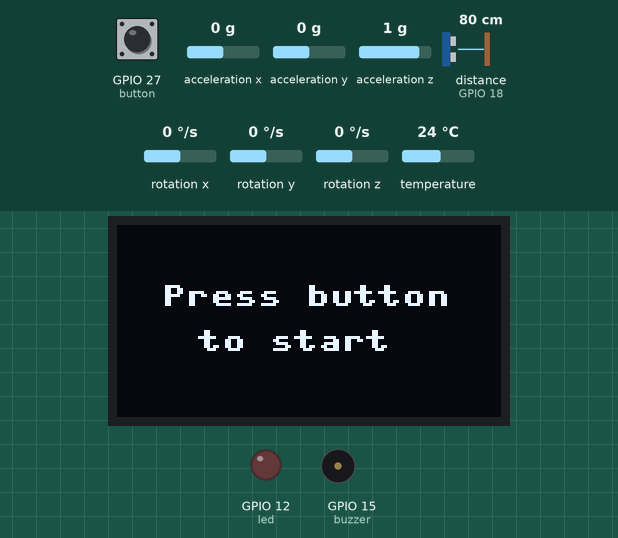
Recording of a program running on a simulated ESP32 board running MicroPython. Parts: 128×64 one-colour display, output pins drawn as LEDs (lit = HIGH), buzzer (waves = sounding). Wiring (from the project's diagram.json): red LED on GPIO 12, buzzer on GPIO 15, green button on GPIO 27. Inputs (shaded band) come from the test bench; at power-on: GPIO 27 (button) HIGH, acceleration y 0 g, acceleration x 0 g, acceleration z 1 g, distance to the obstacle (sensor on GPIO 18) 80 cm, rotation x 0 °/s, rotation y 0 °/s, rotation z 0 °/s, temperature 24 °C. The echo pulse lasts 58.3 µs per cm; library files of the repository ran but are not shown: stepper.py, mpu6050.py; pins used as bus, display or sensor lines are not drawn.

Above: at 1.2 s.
1.3 s: GPIO 27 (button) pulled LOW for 0.15 s
At 1.9 s:
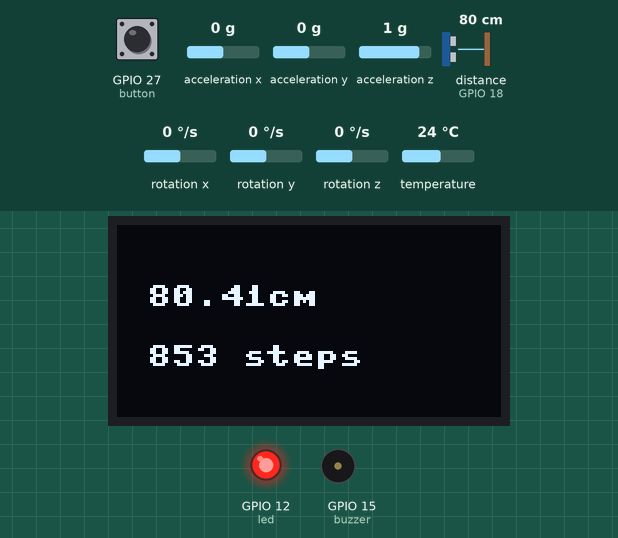
3.0 s: acceleration y set to -0.6 g
4.5 s: acceleration y set to -0.9 g
At 6.0 s:
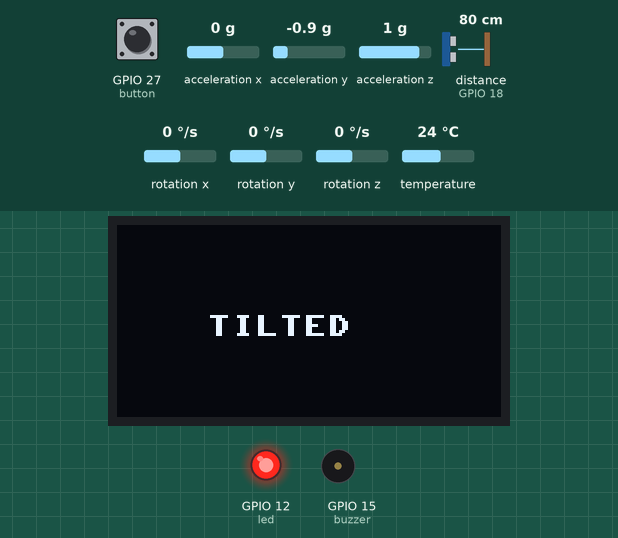
6.8 s: GPIO 27 (button) pulled LOW for 1 s
At 7.86 s:
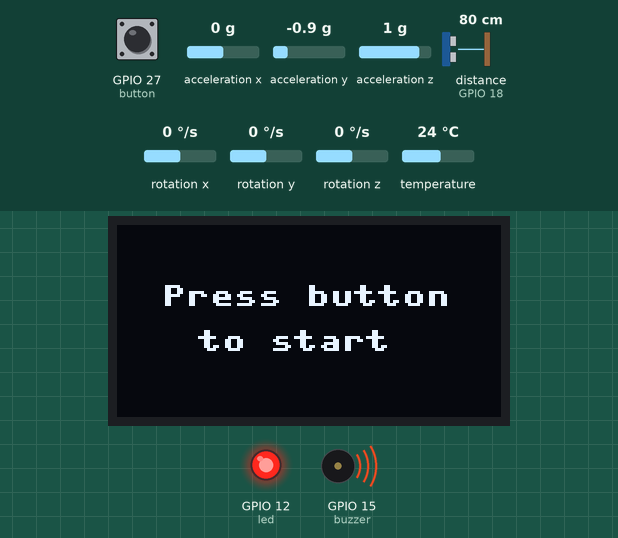
10.8 s: GPIO 27 (button) pulled LOW for 3.2 s
At 13.59 s:
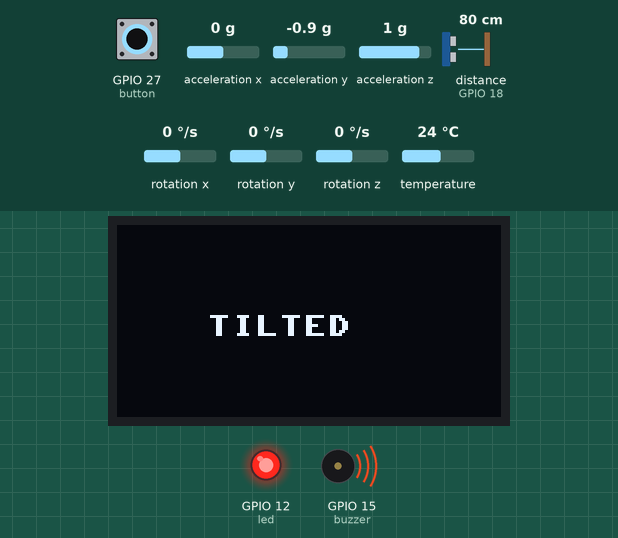
15.5 s: GPIO 27 (button) pulsed LOW 5 times (0.12 s each, 0.3 s apart)
At 19.6 s:
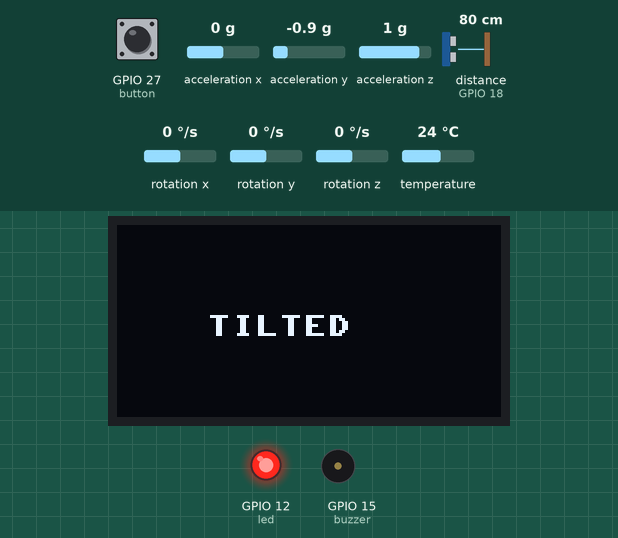
Timing chart, 0 to 22.7 s (numbered marks = the images above; inputs shaded):
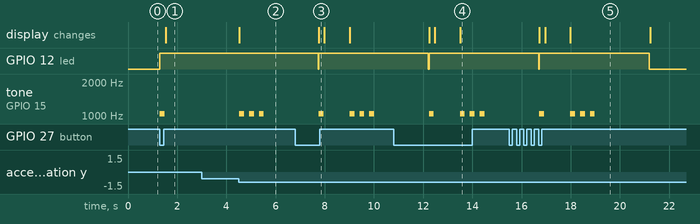

Measured:
- the behaviour switches between -0.7 and -0.8 g on acceleration y (found by bisection; images 1 and 2)
- after the input at 1.3 s, GPIO 12 (led): LOW → HIGH at once; tone on GPIO 15 (buzzer): silent → 1047 Hz at once, → silent 0.20 s later; the display: changes after 0.23 s (image 1)
- after the input at 3.0 s, every drawn part: stays the same
- after the input at 4.5 s, tone on GPIO 15 (buzzer): alternates 1047 Hz for 0.20 s and silent for 0.20 s, 6 changes in all, then stays silent, starting at once; the display: changes at once (image 2)
- after the input at 6.8 s, tone on GPIO 15 (buzzer): plays 1047 Hz for 0.20 s, 1047 Hz for 0.20 s, 1047 Hz for 0.20 s, 1047 Hz for 0.20 s, starting after 0.95 s
- after the input at 10.8 s, tone on GPIO 15 (buzzer): plays 1047 Hz for 0.20 s, 1047 Hz for 0.20 s, 1047 Hz for 0.20 s, 1047 Hz for 0.20 s, starting after 1.4 s; the display: first differs from a run without the input after 1.7 s (image 4 shows a later state)
- after the input at 15.5 s, tone on GPIO 15 (buzzer): plays 1047 Hz for 0.20 s, 1047 Hz for 0.20 s, 1047 Hz for 0.20 s, 1047 Hz for 0.20 s, starting after 1.2 s; the display: first differs from a run without the input after 1.5 s (image 5 shows a later state)

The program:

main.py
```python
"""
Sensor Robot Project
--------------------
A MicroPython project using ESP32 that integrates ultrasonic sensing,
stepper motor control, tilt detection via accelerometer, and OLED feedback.

Modules Used:
- Pin, I2C (machine)
- time
- buzzer, stepper, ultrasonic, oled, mpu6050 (custom classes)

Main Features:
- Start by button press
- Measure distance and move accordingly
- Detect tilt and handle emergency stop
- Provide visual and audio feedback
"""

from machine import Pin, I2C
from time import sleep
from buzzer import Buzzer
from stepper import Stepper
from ultrasonic import HCSR04
import oled
import mpu6050

# --- I2C setup for OLED and Accelerometer ---
i2c = I2C(0, scl=Pin(22), sda=Pin(21), freq=400000)

# --- Initialize I2C devices ---
mpu = mpu6050.accel(i2c)  # MPU6050 Accelerometer instance
oled_width = 128
oled_height = 64
oled = oled.SSD1306_I2C(oled_width, oled_height, i2c)  # OLED Display instance

# --- Initialize non-I2C devices ---
trigger_pin = 5
echo_pin = 18
ultrasonic = HCSR04(trigger_pin, echo_pin)  # Ultrasonic Distance Sensor

left_motor = Stepper([13])   # Left stepper motor (STEP pin D13)
right_motor = Stepper([19])  # Right stepper motor (STEP pin D19)

led = Pin(12, Pin.OUT)               # Status LED
button = Pin(27, Pin.IN, Pin.PULL_UP) # Start button with pull-up resistor
buzzer = Buzzer(15)                  # Buzzer for audio feedback

# --- Utility Functions ---
def wait_button_press():
    """Block execution until the button is pressed."""
    while button.value() == 1:
        pass  # Busy-wait loop

def get_steps_from_distance(distance_cm):
    """Convert distance in centimeters to number of steps."""
    steps_per_cm = 200 / (2 * 3.1416 * 3)  # Steps per cm based on motor configuration
    steps = int(distance_cm * steps_per_cm)
    return steps

# --- Main Robot Behavior ---
def main():
    while True:
        led.value(0)  # Turn LED off at the start of each cycle

        # Display initial message prompting for button press
        oled.fill(0)
        oled.text("Press button", 15, 20)
        oled.text("to start", 27, 35)
        oled.show()

        wait_button_press()  # Block until user presses the button

        led.value(1)  # Turn LED on to indicate activity

        buzzer.beep_once()  # Single beep after button press

        # Read distance from ultrasonic sensor
        distance_cm = ultrasonic.get_distance_cm()

        # Calculate equivalent steps based on distance
        steps = get_steps_from_distance(distance_cm)

        # Display distance and calculated steps on OLED
        oled.fill(0)
        oled.text("{:.2f}cm".format(distance_cm), 10, 20)
        oled.text("{} steps".format(steps), 10, 40)
        oled.show()
        sleep(1)  # Small delay for user to read

        reached = True  # Assume target will be reached unless tilt occurs

        # Move both motors the calculated number of steps
        for _ in range(steps):
            left_motor.move_one_step()
            right_motor.move_one_step()
            sleep(0.005)  # Small delay for motor stability

            # Check tilt after each step using accelerometer
            values = mpu.get_values()
            y_axis = values["AcY"]

            # If tilt exceeds threshold, stop movement
            if y_axis > 12000 or y_axis < -12000:
                reached = False  # Mark as not reaching the goal
                break  # Exit the motor movement loop early

        # Display appropriate message based on whether tilt was detected
        if reached:
            oled.fill(0)
            oled.text("REACHED", 30, 30)
            oled.show()
            buzzer.beep_once()  # Confirm success with one beep
        else:
            led.value(1)  # Ensure LED is ON to indicate error
            oled.fill(0)
            oled.text("TILTED", 30, 30)
            oled.show()
            # Beep three times to indicate error
            for _ in range(3):
                buzzer.beep_once()
                sleep(0.2)

        sleep(2)  # Pause to allow user to read final status

# --- Run the Main Program ---
if __name__ == "__main__":
    main()
```

buzzer.py
```python
from time import sleep
from machine import PWM, Pin

class Buzzer:
    def __init__(self, pin):
        self.pin = pin
        self.buzzer = PWM(Pin(pin, Pin.OUT))
        self.buzzer.duty(0)

    def beep_once(self):
        self.buzzer.freq(1047)
        self.buzzer.duty(50)
        sleep(0.2)
        self.buzzer.duty(0)
```

ultrasonic.py
```python
from machine import Pin, time_pulse_us
import time

class HCSR04:
    def __init__(self, trigger_pin, echo_pin):
        self.trig_pin = Pin(trigger_pin, Pin.OUT)
        self.echo_pin = Pin(echo_pin, Pin.IN)

        self.trig_pin.value(0)

    def trigger(self):
        self.trig_pin.value(0)
        time.sleep_us(2)

        self.trig_pin.value(1)
        time.sleep_us(10)

        self.trig_pin.value(0)

        # measure the duration of the echo pulse
        duration_us = time_pulse_us(self.echo_pin, 1)

        return duration_us

    def get_distance_mm(self):
        duration_us = self.trigger()
        # calculate the distance in millimeters
        distance_mm = duration_us / 5.8
        return distance_mm

    def get_distance_cm(self):
        duration_us = self.trigger()
        # calculate the distance based on the duration
        distance_cm = duration_us / 58.0
        return distance_cm
```

oled.py
```python
# oled.py

from micropython import const
import framebuf

# register definitions
SET_CONTRAST = const(0x81)
SET_ENTIRE_ON = const(0xA4)
SET_NORM_INV = const(0xA6)
SET_DISP = const(0xAE)
SET_MEM_ADDR = const(0x20)
SET_COL_ADDR = const(0x21)
SET_PAGE_ADDR = const(0x22)
SET_DISP_START_LINE = const(0x40)
SET_SEG_REMAP = const(0xA0)
SET_MUX_RATIO = const(0xA8)
SET_COM_OUT_DIR = const(0xC0)
SET_DISP_OFFSET = const(0xD3)
SET_COM_PIN_CFG = const(0xDA)
SET_DISP_CLK_DIV = const(0xD5)
SET_PRECHARGE = const(0xD9)
SET_VCOM_DESEL = const(0xDB)
SET_CHARGE_PUMP = const(0x8D)

# Subclassing FrameBuffer provides support for graphics primitives
# http://docs.micropython.org/en/latest/pyboard/library/framebuf.html
class SSD1306(framebuf.FrameBuffer):
      def __init__(self, width, height, external_vcc):
          self.width = width
          self.height = height
          self.external_vcc = external_vcc
          self.pages = self.height // 8
          self.buffer = bytearray(self.pages * self.width)
          super().__init__(self.buffer, self.width, self.height, framebuf.MONO_VLSB)
          self.init_display()

      def init_display(self):
          for cmd in (
              SET_DISP | 0x00,  # off
              # address setting
              SET_MEM_ADDR,
              0x00,  # horizontal
              # resolution and layout
              SET_DISP_START_LINE | 0x00,
              SET_SEG_REMAP | 0x01,  # column addr 127 mapped to SEG0
              SET_MUX_RATIO,
              self.height - 1,
              SET_COM_OUT_DIR | 0x08,  # scan from COM[N] to COM0
              SET_DISP_OFFSET,
              0x00,
              SET_COM_PIN_CFG,
              0x02 if self.width > 2 * self.height else 0x12,
              # timing and driving scheme
              SET_DISP_CLK_DIV,
              0x80,
              SET_PRECHARGE,
              0x22 if self.external_vcc else 0xF1,
              SET_VCOM_DESEL,
              0x30,  # 0.83*Vcc
              # display
              SET_CONTRAST,
              0xFF,  # maximum
              SET_ENTIRE_ON,  # output follows RAM contents
              SET_NORM_INV,  # not inverted
              # charge pump
              SET_CHARGE_PUMP,
              0x10 if self.external_vcc else 0x14,
              SET_DISP | 0x01,
          ):  # on
              self.write_cmd(cmd)
          self.fill(0)
          self.show()

      def poweroff(self):
          self.write_cmd(SET_DISP | 0x00)

      def poweron(self):
          self.write_cmd(SET_DISP | 0x01)

      def contrast(self, contrast):
          self.write_cmd(SET_CONTRAST)
          self.write_cmd(contrast)

      def invert(self, invert):
          self.write_cmd(SET_NORM_INV | (invert & 1))

      def show(self):
          x0 = 0
          x1 = self.width - 1
          if self.width == 64:
              # displays with width of 64 pixels are shifted by 32
              x0 += 32
              x1 += 32
          self.write_cmd(SET_COL_ADDR)
          self.write_cmd(x0)
          self.write_cmd(x1)
          self.write_cmd(SET_PAGE_ADDR)
          self.write_cmd(0)
          self.write_cmd(self.pages - 1)
          self.write_data(self.buffer)

class SSD1306_I2C(SSD1306):
      def __init__(self, width, height, i2c, addr=0x3C, external_vcc=False):
          self.i2c = i2c
          self.addr = addr
          self.temp = bytearray(2)
          self.write_list = [b"\x40", None]  # Co=0, D/C#=1
          super().__init__(width, height, external_vcc)

      def write_cmd(self, cmd):
          self.temp[0] = 0x80  # Co=1, D/C#=0
          self.temp[1] = cmd
          self.i2c.writeto(self.addr, self.temp)

      def write_data(self, buf):
          self.write_list[1] = buf
          self.i2c.writevto(self.addr, self.write_list)

class SSD1306_SPI(SSD1306):
      def __init__(self, width, height, spi, dc, res, cs, external_vcc=False):
          self.rate = 10  *1024*  1024
          dc.init(dc.OUT, value=0)
          res.init(res.OUT, value=0)
          cs.init(cs.OUT, value=1)
          self.spi = spi
          self.dc = dc
          self.res = res
          self.cs = cs
          import time

          self.res(1)
          time.sleep_ms(1)
          self.res(0)
          time.sleep_ms(10)
          self.res(1)
          super().__init__(width, height, external_vcc)

      def write_cmd(self, cmd):
          self.spi.init(baudrate=self.rate, polarity=0, phase=0)
          self.cs(1)
          self.dc(0)
          self.cs(0)
          self.spi.write(bytearray([cmd]))
          self.cs(1)

      def write_data(self, buf):
          self.spi.init(baudrate=self.rate, polarity=0, phase=0)
          self.cs(1)
          self.dc(1)
          self.cs(0)
          self.spi.write(buf)
          self.cs(1)
```
